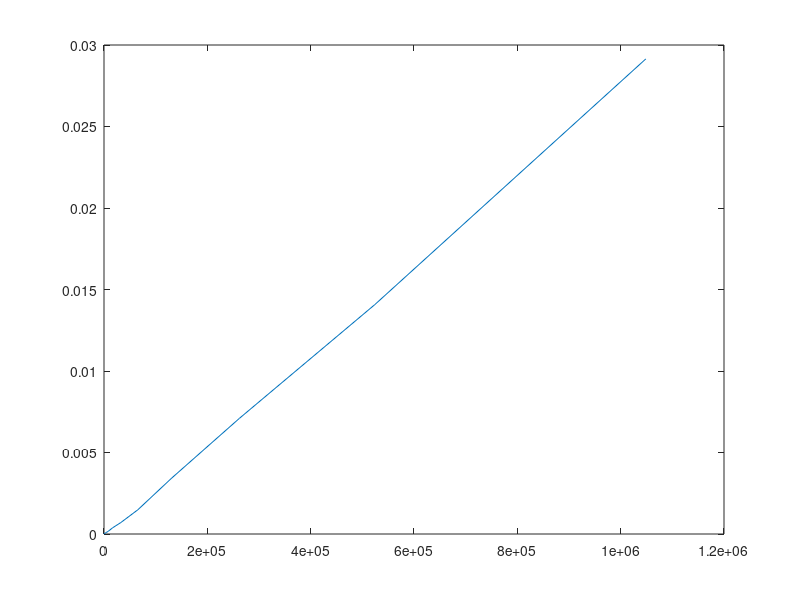

Write MATLAB code to recreate this figure.
clear all;
k=7:20
n=1;
for i=1:length(k)
    n=2.^k;
e = ones(n(i),1);
A = spdiags([e -2*e e], -1:1, n(i), n(i));
b=rand(n(i),1);
tic;
x=A\b;
e=toc;
t(i)=e;
end
plot(n,t);
